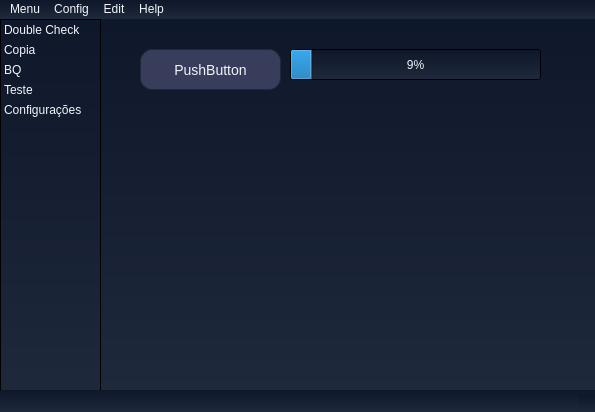
<?xml version="1.0" encoding="UTF-8"?>
<ui version="4.0">
 <class>MainWindow</class>
 <widget class="QMainWindow" name="MainWindow">
  <property name="geometry">
   <rect>
    <x>0</x>
    <y>0</y>
    <width>595</width>
    <height>412</height>
   </rect>
  </property>
  <property name="minimumSize">
   <size>
    <width>0</width>
    <height>0</height>
   </size>
  </property>
  <property name="windowTitle">
   <string>MainWindow</string>
  </property>
  <property name="styleSheet">
   <string notr="true">background: qlineargradient(x1:0 y1:1,x2:0 y2:0,stop:0 rgba(30, 41, 59, 1),stop:1 rgba(15, 23, 42, 1));
font-family: 'Poppins';
color: rgb(241, 245, 249);</string>
  </property>
  <widget class="QWidget" name="centralwidget">
   <widget class="QPushButton" name="pushButton">
    <property name="geometry">
     <rect>
      <x>140</x>
      <y>30</y>
      <width>141</width>
      <height>41</height>
     </rect>
    </property>
    <property name="styleSheet">
     <string notr="true">background-color: #393D5C;
font-family: 'Poppins';
color: rgb(241, 245, 249);
border: 1px solid #1E293B;
border-radius: 12px;
padding: 10px;
font-size: 14px;</string>
    </property>
    <property name="text">
     <string>PushButton</string>
    </property>
   </widget>
   <widget class="QProgressBar" name="progressBar">
    <property name="geometry">
     <rect>
      <x>290</x>
      <y>30</y>
      <width>251</width>
      <height>31</height>
     </rect>
    </property>
    <property name="minimumSize">
     <size>
      <width>0</width>
      <height>30</height>
     </size>
    </property>
    <property name="styleSheet">
     <string notr="true">QProgressBar{
    border: 2px solid #99abeb;
    background-color: #5e73c0;
    border-radius: 12px;
    text-align: center;
    color: rgb(241, 245, 249);
}
QProgressBar::chunk{
    background-color: #3C519E;
    border-radius: 12px;
    margin: 1px;
	border-bottom-right-radius: 10px;
    border-bottom-left-radius: 10px;
	border-top-right-radius: 10px;
    border-top-left-radius: 10px;
}
QProgressBar::chunk[8&gt;=value] {
	border-bottom-right-radius: 10px;
    border-bottom-left-radius: 8px;
	border-top-right-radius: 10px;
    border-top-left-radius: 8px;
}</string>
    </property>
    <property name="minimum">
     <number>0</number>
    </property>
    <property name="maximum">
     <number>100</number>
    </property>
    <property name="value">
     <number>9</number>
    </property>
   </widget>
   <widget class="QListWidget" name="listWidget">
    <property name="geometry">
     <rect>
      <x>0</x>
      <y>0</y>
      <width>101</width>
      <height>381</height>
     </rect>
    </property>
    <property name="styleSheet">
     <string notr="true">QListWidget:item:hover{
 background-color: #5e73c0;
 padding: 3px;
}
QListWidget:item{
 padding: 3px;
}</string>
    </property>
    <item>
     <property name="text">
      <string>Double Check</string>
     </property>
    </item>
    <item>
     <property name="text">
      <string>Copia</string>
     </property>
    </item>
    <item>
     <property name="text">
      <string>BQ</string>
     </property>
    </item>
    <item>
     <property name="text">
      <string>Teste</string>
     </property>
    </item>
    <item>
     <property name="text">
      <string>Configurações</string>
     </property>
    </item>
   </widget>
  </widget>
  <widget class="QStatusBar" name="statusbar"/>
  <widget class="QMenuBar" name="menubar">
   <property name="geometry">
    <rect>
     <x>0</x>
     <y>0</y>
     <width>595</width>
     <height>20</height>
    </rect>
   </property>
   <widget class="QMenu" name="menuMenu">
    <property name="title">
     <string>Menu</string>
    </property>
    <addaction name="separator"/>
    <addaction name="action1"/>
    <addaction name="action2"/>
   </widget>
   <widget class="QMenu" name="menuConfig">
    <property name="title">
     <string>Config</string>
    </property>
    <addaction name="action12"/>
    <addaction name="action13"/>
   </widget>
   <widget class="QMenu" name="menuEdit">
    <property name="title">
     <string>Edit</string>
    </property>
    <addaction name="action21"/>
    <addaction name="action22"/>
   </widget>
   <widget class="QMenu" name="menuHelp">
    <property name="title">
     <string>Help</string>
    </property>
    <addaction name="actionHelp"/>
   </widget>
   <addaction name="menuMenu"/>
   <addaction name="menuConfig"/>
   <addaction name="menuEdit"/>
   <addaction name="menuHelp"/>
  </widget>
  <action name="action1">
   <property name="text">
    <string>1</string>
   </property>
  </action>
  <action name="action2">
   <property name="text">
    <string>2</string>
   </property>
  </action>
  <action name="action12">
   <property name="text">
    <string>12</string>
   </property>
  </action>
  <action name="action13">
   <property name="text">
    <string>13</string>
   </property>
  </action>
  <action name="action21">
   <property name="text">
    <string>21</string>
   </property>
  </action>
  <action name="action22">
   <property name="text">
    <string>22</string>
   </property>
  </action>
  <action name="actionHelp">
   <property name="text">
    <string>Help</string>
   </property>
  </action>
 </widget>
 <resources/>
 <connections/>
</ui>
